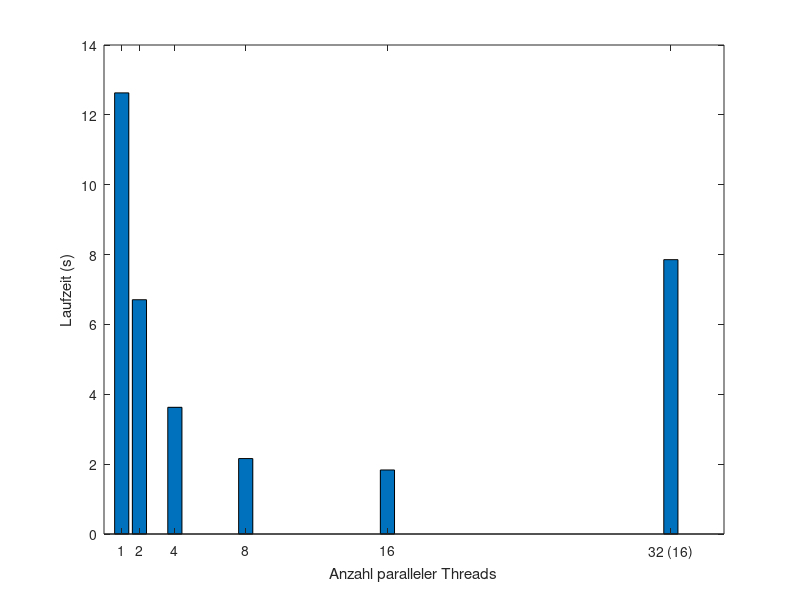
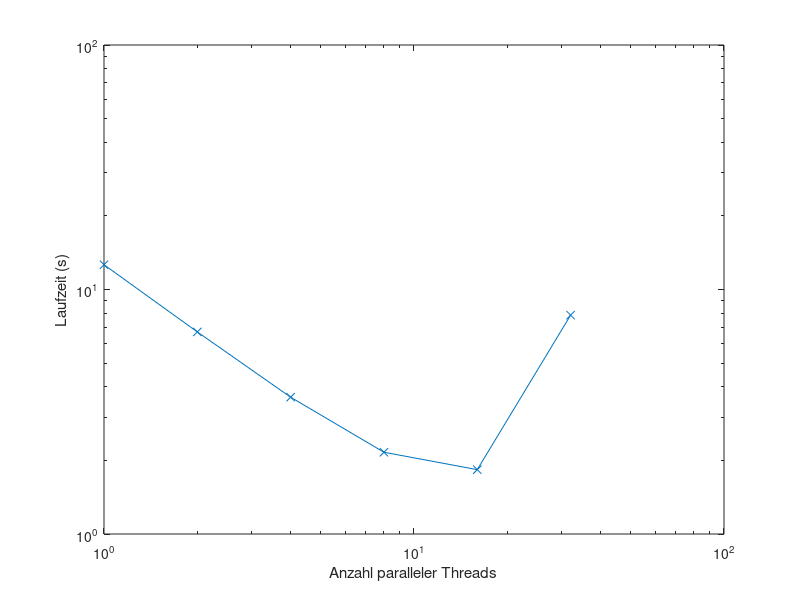

These figures' MATLAB source, in order:
%% Grafische Darstellung für Aufgabe 5
laufzeiten = [12.6293;
    6.7073;
    3.6273;
    2.1598;
    1.8332;
    7.8544];
threads = [1,2,4,8,16,32];

% bar plot
figure(1);
bar(threads,laufzeiten);
xticklabels({'1','2','4','8','16','32 (16)'});
xlabel('Anzahl paralleler Threads');
ylabel('Laufzeit (s)');

% logarithmisch
figure(2);
loglog(threads,laufzeiten,'-x');
xlabel('Anzahl paralleler Threads');
ylabel('Laufzeit (s)');